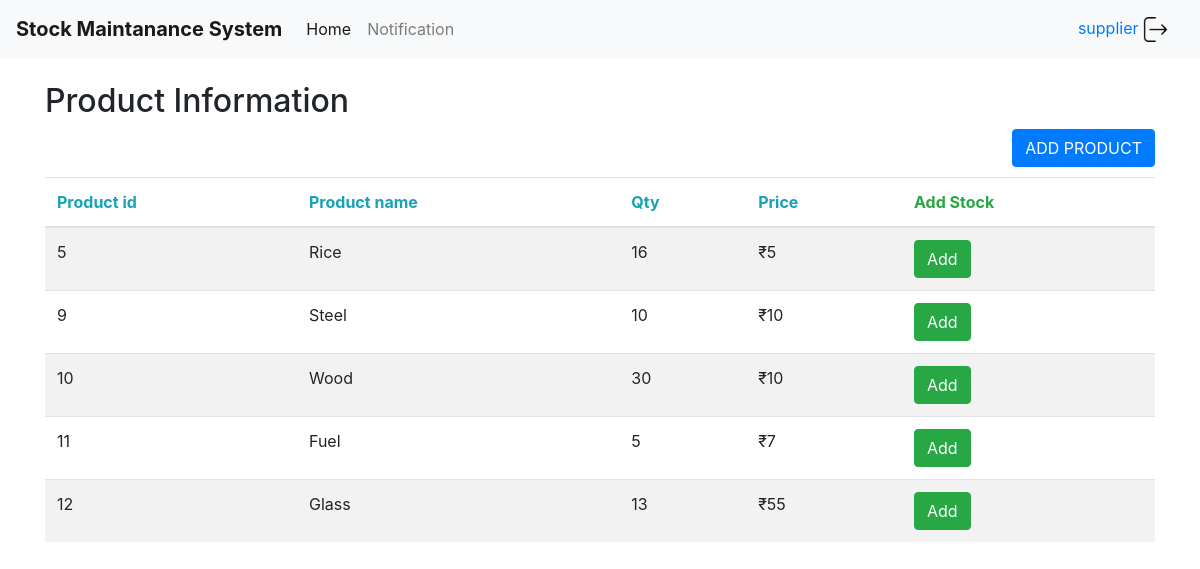
The app's page /supplier (signed in) with its own data.
### tables this page shows
CREATE TABLE Product (productID INTEGER PRIMARY KEY, productName TEXT,QTY INTEGER,productPrice INTEGER);

### app.py (the view)
@app.route("/supplier")
def supplier():
   con = sql.connect("database.sqlite")
   con.row_factory = sql.Row
   cur = con.cursor()
   cur.execute("select * from Product")
   rows = cur.fetchall();
   name=session["name"]
   return  render_template('supplier.html',rows = rows,user=name)

### templates/supplier.html (shortened to what this page needs)
<!DOCTYPE html>
<html>
<head>
    <link rel="stylesheet" href="https://stackpath.bootstrapcdn.com/bootstrap/4.1.3/css/bootstrap.min.css">
</head>
<body>
                <nav class="navbar navbar-expand-lg navbar-light bg-light">
              <a class="navbar-brand" href="#"><b>Stock Maintanance System</b></a>
              <div class="collapse navbar-collapse" id="navbarNavAltMarkup">
                <div class="navbar-nav">
                  <a class="nav-item nav-link active" href="/supplier">Home</a>
                  <a class="nav-item nav-link" href="/admin/notification">Notification <span class="sr-only">(current)</span></a>
                </div>
              </div>
              <a class="nav-item nav-link" href="{{url_for('login_page.s_logout')}}">{{user}} <img src={{url_for('static',filename='logout.png')}} width="25" height="25"></a>
            </nav>
<div class="container">
  <h2>Product Information</h2>
 <div class="float-md-right">
  <button type="button" class="btn btn-primary" data-toggle="modal" data-target="#exampleModal">ADD PRODUCT</button></div>
 </div>
  <table class="table table-striped">
    <thead>
      <tr>
        <th class="text-info">Product id</th>
        <th class="text-info">Product name</th>
        <th class="text-info">Qty</th>
        <th class="text-info">Price</th>
        <th class="text-success">Add Stock</th>
      </tr>
    </thead>
    <tbody>
       {% for row in rows %}
            <tr>
               <td>{{row["productID"]}}</td>
               <td>{{row["productName"]}}</td>
               <td>{{row['QTY']}}</td>
               <td>₹{{row['productPrice']}}</td>
               <td>
                    <a><button class="btn btn-success" OnClick='showModal({{row["productID"]}},"{{row["productName"]}}","{{row["QTY"]}}","{{row["Price"]}}");'>Add</button></a></td>
            </tr>
         {% endfor %}
    </tbody>
  </table>
</body>
</html>

### records on screen
Product: productID "5", productName "Rice", QTY "16", productPrice "5"
Product: productID "9", productName "Steel", QTY "10", productPrice "10"
Product: productID "10", productName "Wood", QTY "30", productPrice "10"
Product: productID "11", productName "Fuel", QTY "5", productPrice "7"
Product: productID "12", productName "Glass", QTY "13", productPrice "55"

### other values on screen
{{ user }} "supplier"
